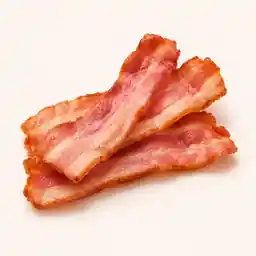
#> input picture app/media/addons/bacon.webp, 256 x 256 px, given in place of mozzarella.webp, which was not available
$ python make-photo-toppings.py
#> lines starting #> are read from the running program, lines starting #| are printed output that depends on the picture
from pathlib import Path
from collections import deque
from PIL import Image, ImageOps, ImageFilter
source=Path('apps/customer/public/media/addons')
dest=source/'clean'
dest.mkdir(exist_ok=True)
for name in ('mozzarella','bacon','mushrooms','jalapeno'):
    im=Image.open(source/(name+'.webp')).convert('RGBA')
    w,h=im.size
#> w = 256; h = 256
    pixels=im.load()
    corners=[pixels[x,y][:3] for x,y in ((0,0),(w-1,0),(0,h-1),(w-1,h-1))]
#> corners = [(255, 243, 234), (252, 246, 241), (254, 243, 240), (252, 244, 238)]
    reference=tuple(sorted(c[k] for c in corners)[2] for k in range(3))
#> reference = (254, 244, 240)
    marked=bytearray(w*h)
    removed=bytearray(w*h)
    seeds=deque([(x,0) for x in range(w)]+[(x,h-1) for x in range(w)]+[(0,y) for y in range(h)]+[(w-1,y) for y in range(h)])
    while seeds:
        x,y=seeds.popleft()
        n=y*w+x
        if marked[n]:continue
        marked[n]=1
        rgb=pixels[x,y][:3]
        if min(rgb)<=206 or max(abs(rgb[k]-reference[k]) for k in range(3))>39:continue
        removed[n]=1
        if x:seeds.append((x-1,y))
        if x+1<w:seeds.append((x+1,y))
        if y:seeds.append((x,y-1))
        if y+1<h:seeds.append((x,y+1))
#> this loop made 161708 passes
    alpha=Image.new('L',(w,h),255)
#> alpha: PIL image 256x256 L; every value is 255
    a=alpha.load()
    for y in range(h):
        for x in range(w):
            if removed[y*w+x]:a[x,y]=0
    alpha=alpha.filter(ImageFilter.GaussianBlur(.45))
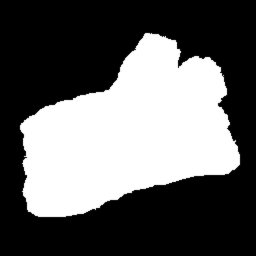
#> alpha: PIL image 256x256 L; min 0, max 255, mean 97.7
    im.putalpha(alpha)
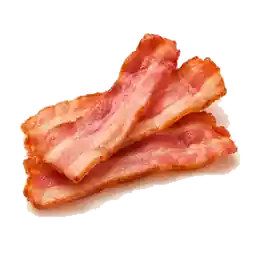
#> im: PIL image 256x256 RGBA; mean R, G, B, A 238.8, 196.6, 180.1, 97.7; transparent parts drawn white
    bounds=alpha.point(lambda v:255 if v>25 else 0).getbbox()
#> bounds = (20, 33, 240, 217)
    if bounds:im=im.crop(bounds)
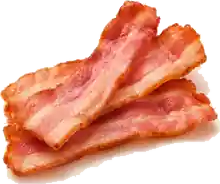
#> im: PIL image 220x184 RGBA; mean R, G, B, A 230.4, 167.1, 144.3, 158.1; transparent parts drawn white
    im=ImageOps.contain(im,(225,155),Image.Resampling.LANCZOS)
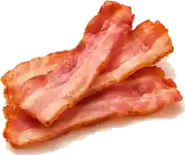
#> im: PIL image 185x155 RGBA; mean R, G, B, A 142.1, 81.3, 60.5, 158.1; transparent parts drawn white
    img=Image.new('RGBA',(252,176),(0,0,0,0))
#> img: PIL image 252x176 RGBA; every value is 0
    img.alpha_composite(im,((252-im.width)//2,(176-im.height)//2))
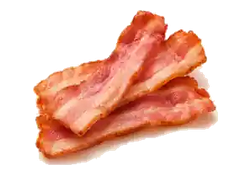
#> img: PIL image 252x176 RGBA; mean R, G, B, A 91.9, 52.5, 39.1, 102.2; transparent parts drawn white
    target=dest/(name+'.webp')
    img.save(target,'WEBP',quality=87,method=6)
    assert Image.open(target).getchannel('A').getpixel((0,0))==0
#> (the run stopped early here; a loop or call above may not have finished)
